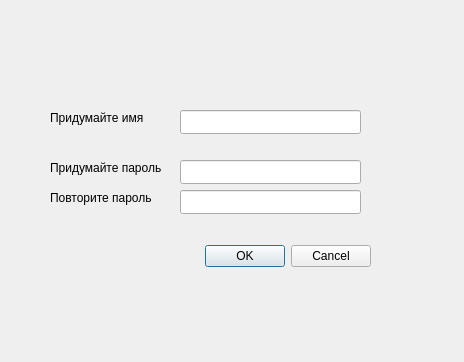
<?xml version="1.0" encoding="UTF-8"?>
<ui version="4.0">
 <class>registr</class>
 <widget class="QDialog" name="registr">
  <property name="geometry">
   <rect>
    <x>0</x>
    <y>0</y>
    <width>464</width>
    <height>362</height>
   </rect>
  </property>
  <property name="windowTitle">
   <string>Dialog</string>
  </property>
  <widget class="QDialogButtonBox" name="buttonBox">
   <property name="geometry">
    <rect>
     <x>30</x>
     <y>240</y>
     <width>341</width>
     <height>32</height>
    </rect>
   </property>
   <property name="orientation">
    <enum>Qt::Horizontal</enum>
   </property>
   <property name="standardButtons">
    <set>QDialogButtonBox::Cancel|QDialogButtonBox::Ok</set>
   </property>
  </widget>
  <widget class="QLabel" name="label">
   <property name="geometry">
    <rect>
     <x>50</x>
     <y>110</y>
     <width>101</width>
     <height>16</height>
    </rect>
   </property>
   <property name="text">
    <string>Придумайте имя</string>
   </property>
  </widget>
  <widget class="QLabel" name="label_2">
   <property name="geometry">
    <rect>
     <x>50</x>
     <y>160</y>
     <width>121</width>
     <height>16</height>
    </rect>
   </property>
   <property name="text">
    <string>Придумайте пароль</string>
   </property>
  </widget>
  <widget class="QLabel" name="label_3">
   <property name="geometry">
    <rect>
     <x>50</x>
     <y>190</y>
     <width>111</width>
     <height>16</height>
    </rect>
   </property>
   <property name="text">
    <string>Повторите пароль</string>
   </property>
  </widget>
  <widget class="QLineEdit" name="lineEdit">
   <property name="geometry">
    <rect>
     <x>180</x>
     <y>110</y>
     <width>181</width>
     <height>24</height>
    </rect>
   </property>
  </widget>
  <widget class="QLineEdit" name="lineEdit_2">
   <property name="geometry">
    <rect>
     <x>180</x>
     <y>160</y>
     <width>181</width>
     <height>24</height>
    </rect>
   </property>
  </widget>
  <widget class="QLineEdit" name="lineEdit_3">
   <property name="geometry">
    <rect>
     <x>180</x>
     <y>190</y>
     <width>181</width>
     <height>24</height>
    </rect>
   </property>
  </widget>
 </widget>
 <resources/>
 <connections>
  <connection>
   <sender>buttonBox</sender>
   <signal>accepted()</signal>
   <receiver>registr</receiver>
   <slot>accept()</slot>
   <hints>
    <hint type="sourcelabel">
     <x>248</x>
     <y>254</y>
    </hint>
    <hint type="destinationlabel">
     <x>157</x>
     <y>274</y>
    </hint>
   </hints>
  </connection>
  <connection>
   <sender>buttonBox</sender>
   <signal>rejected()</signal>
   <receiver>registr</receiver>
   <slot>reject()</slot>
   <hints>
    <hint type="sourcelabel">
     <x>316</x>
     <y>260</y>
    </hint>
    <hint type="destinationlabel">
     <x>286</x>
     <y>274</y>
    </hint>
   </hints>
  </connection>
 </connections>
</ui>
